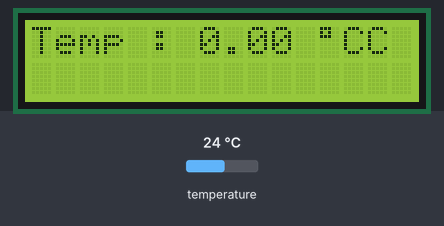
Bench run of a sketch on a simulated Arduino Mega 2560, built with avr-gcc and run on an emulated ATmega2560. On the bench: 16×2 character LCD. The test bench sets the inputs (shaded band); at power-on: temperature 24 °C. What the sketch prints to the serial monitor is not drawn.

Above: at 1.0 s.

The sketch:

temperature.ino
```cpp
/****************************************************/
/*    Gestion de la témpérature avec affichage      */
/****************************************************/

#include <LiquidCrystal.h> //Gestion de l'écran LCD
#include <OneWire.h> //Gestion de l'I2DC

// Variables sonde DS18B20 étanche(moteur)
const int DS18B20_PIN=10;
const int DS18B20_ID=0x28;

OneWire ds(DS18B20_PIN); // Déclaration objet "ds" sur pin DS18B20_PIN (10) (résistance de 4.7K )

float DS18B20_temperature; //Contiendra la température

// Initialisation des pins utilisé par l'écran (RS, E, D4, D5, D6, D7)
LiquidCrystal lcd(22, 23, 24, 25, 26, 27);

void setup() {

  lcd.begin(16, 2); //lancement de l'écran LCD 2 lignes * 16 caractères

  Serial.begin(9600); //Port série a 9600 bauds
  Serial.println("Initialisation du programme");
}

void loop() {
  // Lancement de la fonction d'acquisition de T°
  DS18B20_temperature = getTemperatureDS18b20();

  // Curseur à la colonne 0, ligne 0
  lcd.setCursor(0, 0);
  // Affichage de la température en temps réel
  lcd.print("Temp : ");
  lcd.print(DS18B20_temperature);
  lcd.print(" ");
  lcd.print((char)223);
  lcd.print("C");
}

/*#################################*/
/*# Acquisition de la température #*/
/*#################################*/
float getTemperatureDS18b20(){
byte i;
byte data[12];
byte addr[8];
float temp =0.0;

//Il n'y a qu'un seul capteur, donc on charge l'unique adresse.
ds.search(addr);

// Cette fonction sert à surveiller si la transmission s'est bien passée
if (OneWire::crc8( addr, 7) != addr[7]) {
Serial.println("getTemperatureDS18b20 : <!> CRC is not valid! <!>");
return false;
}

// On vérifie que l'élément trouvé est bien un DS18B20
if (addr[0] != DS18B20_ID) {
Serial.println("L'équipement trouvé n'est pas un DS18B20");
return false;
}

// Demander au capteur de mémoriser la température et lui laisser 850ms pour le faire (voir datasheet)
ds.reset();
ds.select(addr);
ds.write(0x44);
delay(850);
// Demander au capteur de nous envoyer la température mémorisé
ds.reset();
ds.select(addr);
ds.write(0xBE);

// Le MOT reçu du capteur fait 9 octets, on les charge donc un par un dans le tableau data[]
for ( i = 0; i < 9; i++) {
data[i] = ds.read();
}
// Puis on converti la température (*0.0625 car la température est stockée sur 12 bits)
temp = ( (data[1] << 8) + data[0] )*0.0625;

return temp;
}
```
